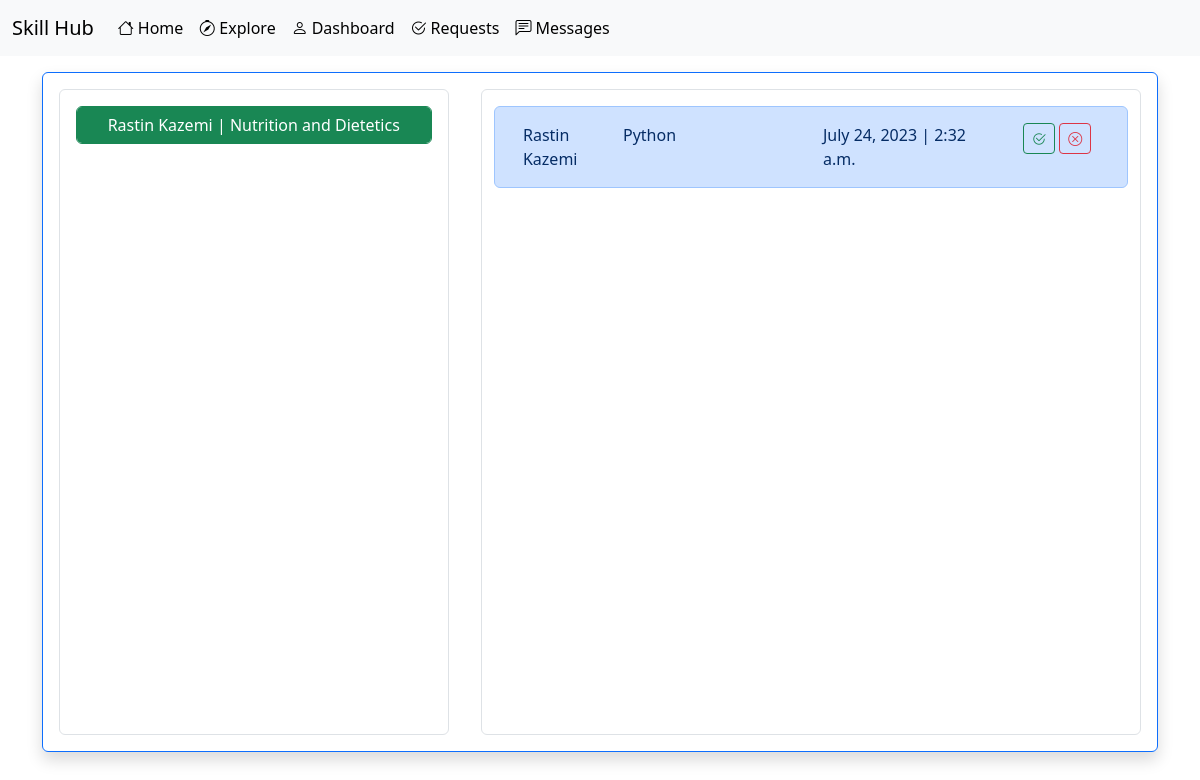
/request/24/ (signed in), run on the app's committed database.
### request/models.py (models this page shows, shortened)
class Request(models.Model):
    skill = models.ForeignKey(Skills, on_delete=models.CASCADE, related_name='request_skill')
    user = models.ForeignKey(User, on_delete=models.CASCADE, related_name='request_user')
    receiver = models.ForeignKey(User, on_delete=models.CASCADE, related_name='request_receiver')
    REQUEST_CHOICES = (
        ('accepted', 'accepted'),
        ('pending', 'pending'),
    )
    status = models.CharField(choices=REQUEST_CHOICES, max_length=100)
    date = models.DateField()
    time = models.TimeField()
    create = models.DateTimeField(auto_now_add=True,null=True)

### account/models.py (models this page shows, shortened)
class Profile(models.Model):
    user = models.OneToOneField(User, on_delete=models.CASCADE, related_name='profile_user')
    phone = models.IntegerField(null=True)
    first_name = models.CharField(max_length=100, null=True)
    last_name = models.CharField(max_length=100, null=True)
    country = models.CharField(max_length=100, null=True)
    city = models.CharField(max_length=100, null=True)
    address = models.CharField(max_length=100, null=True)
    image = models.ImageField(upload_to='media/owner_profile/', default='media/default_images/avatar.png')

### skills/models.py (models this page shows, shortened)
class Skills(models.Model):
    user = models.ForeignKey(User, on_delete=models.CASCADE)
    category = models.ForeignKey('SkillsCategory', on_delete=models.CASCADE)
    title = models.CharField(max_length=100)
    time = models.ForeignKey('SkillsTime', on_delete=models.CASCADE)
    description = models.TextField()
    create = models.DateTimeField(auto_now_add=True, null=True)
    like = models.ManyToManyField(User, related_name='skills_like',null=True,blank=True)
    rating = models.ManyToManyField('Rate',related_name='skills_rating',null=True,blank=True)

### request/views.py (the view)
# urls.py: path('<int:id>/',views.request_details,name='request_details'),
@login_required(login_url='accounts:user_register')
def request_details(request, id):
    rq = get_object_or_404(Request, id=id)
    if rq.receiver != request.user:
        redirect('home:main')
    requests = Request.objects.filter(Q(receiver=request.user) | Q(user=request.user) & Q(status='accepted')).order_by(
        '-create')
    context = {'requests': requests, 'rq': rq}
    return render(request, 'request/details.html', context)

### request/templates/request/details.html (shortened to what this page needs)
{% extends '_base.html' %}
{% block body %}
    <div style="width: 100vw;height: 85vh;" class="d-flex justify-content-center mt-3">
        <div style="width: 93%;height: 100%;" class="shadow border border-primary rounded p-3 row">
            <div style="height: 100%;overflow-y: scroll;width: 36%" class="rounded border p-3">
                {% if requests %}
                    {% for r in requests %}
                        {% if r.status == 'pending' %}
                            <a href="{% url 'request:request_details' r.id %}"
                               class="btn btn-outline-dark form-control mb-3">{{ r.user.profile_user.first_name }} {{ r.user.profile_user.last_name }}
                                | {{ r.skill.title }}</a>
                        {% else %}
                            <a href="{% url 'request:request_details' r.id %}"
                               class="btn btn-success form-control mb-3">{{ r.user.profile_user.first_name }} {{ r.user.profile_user.last_name }}
                                | {{ r.skill.title }}</a>
                        {% endif %}
                    {% endfor %}
                {% else %}
                    <p class="text-center">you dont have any request yet !</p>
                {% endif %}
            </div>
            <div style="height: 100%;width: 3%"></div>
            <div style="height: 100%;overflow-y: scroll;width: 61%"
                 class="rounded border d-flex flex-column align-items-center">
                {% if rq.status == 'pending' %}
                    <div class="alert alert-primary row mt-3" role="alert" style="width: 100%">
                        <div class="col-2"><a href="{% url 'user:user_profile' rq.user.username %}"
                                              style="text-decoration: none;color: #052C65">{{ rq.user.profile_user.first_name }} {{ rq.user.profile_user.last_name }}</a>
                        </div>
                        <div class="col-4"><a href="{% url 'skills:skill_info' rq.skill.id %}"
                                              style="text-decoration: none;color: #052C65">{{ rq.skill.title }}</a>
                        </div>
                        <div class="col-4">
                            {{ rq.date }} | {{ rq.time }}
                        </div>
                        <div class="col-2">
                            <a href="{% url 'request:request_accept' rq.id %}"
                               class="btn btn-outline-success sm btn-sm"><i
                                    class="bi bi-check2-circle"></i></a>
                            <a href="{% url 'request:reject' rq.id %}" class="btn btn-outline-danger sm btn-sm"><i
                                    class="bi bi-x-circle"></i></a>
                        </div>
                    </div>
                {% endif %}
            </div>
        </div>
    </div>
{% endblock %}

### data on the page
Request: user.profile_user.first_name "Rastin", user.profile_user.last_name "Kazemi", skill "Nutrition and Dietetics"
Request: user.profile_user.first_name "Rastin", user.profile_user.last_name "Kazemi", skill "Python", date "July 24, 2023", time "2:32 a.m."
